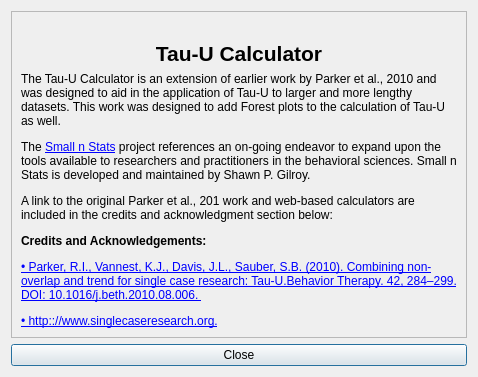
<?xml version="1.0" encoding="UTF-8"?>
<ui version="4.0">
 <class>CreditsDialog</class>
 <widget class="QDialog" name="CreditsDialog">
  <property name="geometry">
   <rect>
    <x>0</x>
    <y>0</y>
    <width>284</width>
    <height>512</height>
   </rect>
  </property>
  <property name="sizePolicy">
   <sizepolicy hsizetype="Maximum" vsizetype="Maximum">
    <horstretch>0</horstretch>
    <verstretch>0</verstretch>
   </sizepolicy>
  </property>
  <property name="windowTitle">
   <string>Credits</string>
  </property>
  <layout class="QVBoxLayout" name="verticalLayout">
   <property name="sizeConstraint">
    <enum>QLayout::SetFixedSize</enum>
   </property>
   <item>
    <widget class="QScrollArea" name="scrollArea">
     <property name="widgetResizable">
      <bool>true</bool>
     </property>
     <property name="alignment">
      <set>Qt::AlignCenter</set>
     </property>
     <widget class="QWidget" name="scrollAreaWidgetContents">
      <property name="geometry">
       <rect>
        <x>0</x>
        <y>0</y>
        <width>247</width>
        <height>538</height>
       </rect>
      </property>
      <layout class="QVBoxLayout" name="verticalLayout_2">
       <item>
        <layout class="QHBoxLayout" name="horizontalLayout">
         <item>
          <widget class="QLabel" name="label">
           <property name="sizePolicy">
            <sizepolicy hsizetype="Maximum" vsizetype="Maximum">
             <horstretch>0</horstretch>
             <verstretch>0</verstretch>
            </sizepolicy>
           </property>
           <property name="text">
            <string/>
           </property>
           <property name="pixmap">
            <pixmap resource="resources.qrc">:/images/SNS.png</pixmap>
           </property>
           <property name="wordWrap">
            <bool>true</bool>
           </property>
          </widget>
         </item>
        </layout>
       </item>
       <item>
        <widget class="QLabel" name="label_4">
         <property name="text">
          <string>&lt;html&gt;&lt;head/&gt;&lt;body&gt;&lt;p&gt;&lt;span style=&quot; font-size:16pt; font-weight:600;&quot;&gt;Tau-U Calculator&lt;/span&gt;&lt;/p&gt;&lt;/body&gt;&lt;/html&gt;</string>
         </property>
         <property name="alignment">
          <set>Qt::AlignCenter</set>
         </property>
         <property name="wordWrap">
          <bool>true</bool>
         </property>
         <property name="margin">
          <number>10</number>
         </property>
        </widget>
       </item>
       <item>
        <widget class="QLabel" name="label_2">
         <property name="text">
          <string>&lt;html&gt;&lt;head/&gt;&lt;body&gt;&lt;p&gt;The Tau-U Calculator is an extension of earlier work by Parker et al., 2010 and was designed to aid in the application of Tau-U to larger and more lengthy datasets. This work was designed to add Forest plots to the calculation of Tau-U as well.&lt;/p&gt;&lt;p&gt;The &lt;a href=&quot;http://www.smallnstats.com&quot;&gt;&lt;span style=&quot; text-decoration: underline; color:#0000ff;&quot;&gt;Small n Stats&lt;/span&gt;&lt;/a&gt; project references an on-going endeavor to expand upon the tools available to researchers and practitioners in the behavioral sciences. Small n Stats is developed and maintained by Shawn P. Gilroy.&lt;/p&gt;&lt;p&gt;A link to the original Parker et al., 201 work and web-based calculators are included in the credits and acknowledgment section below:&lt;/p&gt;&lt;p&gt;&lt;span style=&quot; font-weight:600;&quot;&gt;Credits and Acknowledgements:&lt;/span&gt;&lt;/p&gt;&lt;p&gt;&lt;a href=&quot;http://www.singlecaseresearch.org/papers/Tau%20-%20U%20-%20Behavior%20Therapy%20-%202011.pdf&quot;&gt;&lt;span style=&quot; text-decoration: underline; color:#0000ff;&quot;&gt;• Parker, R.I., Vannest, K.J., Davis, J.L., Sauber, S.B. (2010). Combining non-overlap and trend for single case research: Tau-U.Behavior Therapy. 42, 284–299. DOI: 10.1016/j.beth.2010.08.006. &lt;/span&gt;&lt;/a&gt;&lt;/p&gt;&lt;p&gt;&lt;a href=&quot;http://www.singlecaseresearch.org/calculators/tau-u&quot;&gt;&lt;span style=&quot; text-decoration: underline; color:#0000ff;&quot;&gt;• http:://www.singlecaseresearch.org.&lt;/span&gt;&lt;/a&gt;&lt;/p&gt;&lt;/body&gt;&lt;/html&gt;</string>
         </property>
         <property name="wordWrap">
          <bool>true</bool>
         </property>
        </widget>
       </item>
      </layout>
     </widget>
    </widget>
   </item>
   <item>
    <widget class="QPushButton" name="pushButton">
     <property name="focusPolicy">
      <enum>Qt::StrongFocus</enum>
     </property>
     <property name="text">
      <string>Close</string>
     </property>
    </widget>
   </item>
  </layout>
 </widget>
 <resources>
  <include location="resources.qrc"/>
 </resources>
 <connections/>
</ui>
